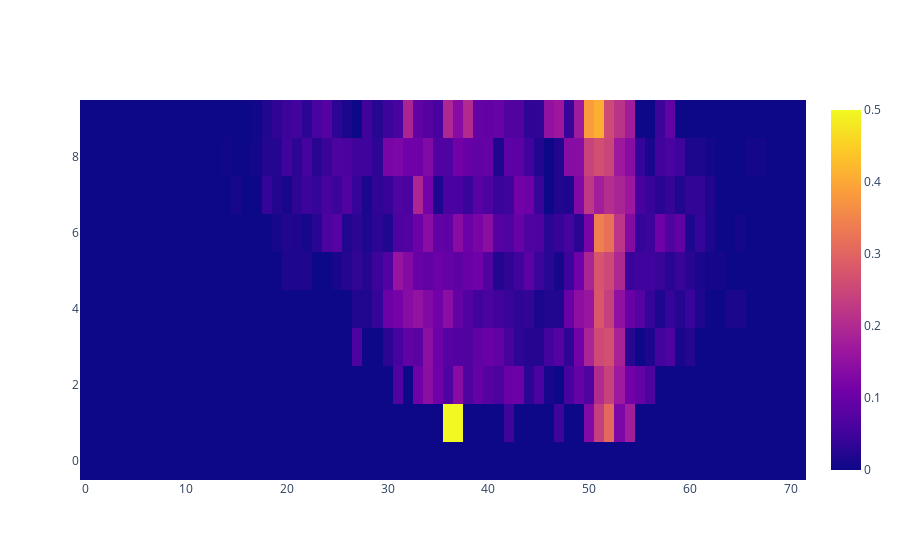

Write notebook code for a chart like this one.
### Code cell
time_delta = 20
d_time_delta = timedelta(minutes=10)
humidity_delta = 0.1
on_state = [[],[]]
off_state = [[],[]]
space_shape = (math.ceil(1.0/humidity_delta), math.ceil(24*60/time_delta))
final_space = np.zeros([space_shape[0], space_shape[1], 2])
data_x = []
data_y = []
min_obs = 10
unit_of_int = []
def process_snapshot(cur_time, ctx_snapshot, d_state):
    cell_idx = (int(ctx_snapshot['humidity#NUM']/humidity_delta), int(ctx_snapshot['min_of_day#NUM']/time_delta))

    if d_state == "on":
        final_space[cell_idx[0], cell_idx[1], 0] += 1
    else:
        final_space[cell_idx[0], cell_idx[1], 1] += 1
    if final_space[cell_idx[0], cell_idx[1], 1] + final_space[cell_idx[0], cell_idx[1], 0] == min_obs:
        unit_of_int.append(cell_idx)
    data_x.append([ctx_snapshot['min_of_day#NUM'], ctx_snapshot['humidity#NUM']])
    data_y.append(0 if d_state=="on" else 1)

def tag_device(ctx_evts, device_evts):
    for d, d_evts in device_evts.items():
        if d != "Microwave [kW]":
            continue
        cur_time = d_evts[0][1]
        end_time = d_evts[-1][1]
        c_evt_idx = {c: 0 for c in ctx_evts}
        ctx_snapshot = {
            c: ctx_evts[c][0][0]
            for c in ctx_evts
        }
        cur_evt_idx = 0
        d_state = d_evts[0][0]
        while cur_time < end_time:
            for c, c_evts in ctx_evts.items():
                while c_evt_idx[c] < len(c_evts) and c_evts[c_evt_idx[c]][1] <= cur_time:
                    ctx_snapshot[c] = c_evts[c_evt_idx[c]][0]
                    c_evt_idx[c] += 1
            # Add additional contextes
            ctx_snapshot[TIME_CTX] = datetime_to_mins(cur_time)
            ctx_snapshot[WEEKDAY_CTX] = cur_time.date().weekday()  
            process_snapshot(cur_time, ctx_snapshot, d_state)  

            if d_evts[cur_evt_idx + 1][1] <= cur_time + d_time_delta:
                cur_time = d_evts[cur_evt_idx + 1][1]
                cur_evt_idx += 1
                d_state = d_evts[cur_evt_idx][0]
            else:
                cur_time += d_time_delta
            

def test_umass_2():
    test_project = "HomeF/2016"
    project_path = os.path.join(DATA_ROOT, UMASS_ROOT, test_project)
    input_file = os.path.join(project_path, PROCESSED_FILENAME)
    with open(input_file) as f:
        json_str = f.read()
        (ctx_evts, device_evts) = json.loads(json_str, object_hook=json_datetime_hook)
    logging.debug("The number of device events from processed file: {}".format(
        {x: len(device_evts[x]) for x in device_evts}))
    logging.debug("The number of context events from processed file: {}".format(
            {x: len(ctx_evts[x]) for x in ctx_evts}))
    
    tag_device(ctx_evts, device_evts)

test_umass_2()


on_rate = np.zeros(space_shape)
total_hit = np.zeros(space_shape)

count = 0
for i in range(space_shape[0]):
    for j in range(space_shape[1]):
        total_hit[i,j] = final_space[i,j][0] +  final_space[i,j][1]
        if final_space[i,j][0] +  final_space[i,j][1] == 0:
            count+=1
            continue
        on_rate[i,j] = final_space[i,j][0] / (final_space[i,j][0] +  final_space[i,j][1])  
print(len(unit_of_int))
print(space_shape[0]*space_shape[1])
fig = go.Figure(data=go.Heatmap(z=on_rate))
# fig = go.Figure(data=go.Heatmap(z=total_hit))
fig.show()

### Figure 1 — Plotly figure (JSON) as saved in the notebook; plotly's stock layout.template omitted (floating-point values rounded to 4 significant figures; data arrays with more than 128 entries replaced by an {"elided": "..."} marker saying what was removed)
{"data": [{"type": "heatmap", "z": {"elided": "10x72 float values"}}], "layout": {}}
